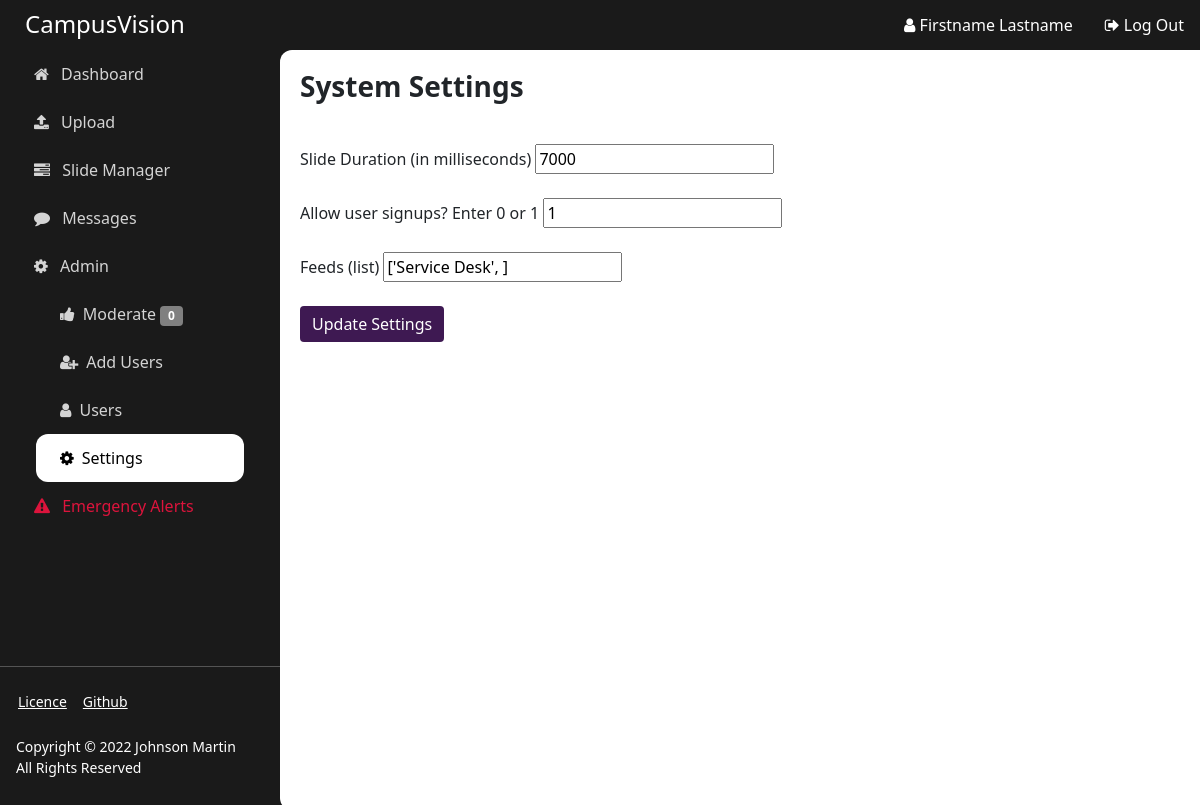
Screenshot of /settings (signed in) with the database file from the repository.
### app/models.py (models this page shows)
class User(UserMixin, db.Model):
    id = db.Column(db.Integer, primary_key=True)
    email = db.Column(db.String(100), unique=True)
    password = db.Column(db.String(100))
    name = db.Column(db.String(1000))
    is_admin = db.Column(db.Integer)

class Settings(db.Model):
    id = db.Column(db.Integer, primary_key=True)
    duration = db.Column(db.String(1000))
    allow_signups = db.Column(db.Integer)
    feeds = db.Column(db.String(1000))

### app/views.py (the view)
@main.route('/settings', methods=['GET'])
@login_required
def settings():
    if current_user.is_authenticated:
        if current_user.is_admin:
            return render_template('settings.html',
                                   title='System Settings',
                                   name=current_user.name,
                                   mod_count=mod_counter(),
                                   settings=get_settings())
    return redirect(url_for('auth.login'))

### app/app.py (called while the page is built)
def create_app():
    app = Flask(__name__, instance_relative_config=True)
    app.config.from_pyfile('config.py')
    db.init_app(app)
    login_manager = LoginManager()
    login_manager.login_view = 'auth.login'
    login_manager.init_app(app)
    from .models import User
    @login_manager.user_loader
    def load_user(user_id):
        return User.query.get(int(user_id))
    from .auth import auth as auth_blueprint
    app.register_blueprint(auth_blueprint)
    from .views import main as main_blueprint
    app.register_blueprint(main_blueprint)
    from .api import api as api_blueprint
    app.register_blueprint(api_blueprint)
    return app

### app/utils.py (called while the page is built)
def mod_counter():
    count = 0
    for slide in reversed(Slide.query.all()):
        if slide.approval == "Waiting Review":
            count += 1
    return count

def get_settings():
    settings = Settings.query.all()
    return settings[0]

### app/templates/settings.html
{% extends "base.html" %}
{% block content %}
<form method = "POST" enctype = "multipart/form-data">
    <br>
    <div class="textbox sign-up-textbox">
        <label for="duration">Slide Duration (in milliseconds)</label>
        <input type="number" id="duration" value="{{ settings.duration }}" name="duration">
        <br>
        <br>
        <label for="duration">Allow user signups? Enter 0 or 1</label>
        <input type="number" id="allow_signups" value="{{ settings.allow_signups }}" name="allow_signups">
        <br>
        <br>
        <label for="duration">Feeds (list)</label>
        <input type="text" id="feeds" value="{{ settings.feeds }}" name="feeds">
    </div>
    <br>
    <button class="btn btn-primary" type="submit" onclick="validateForm()" name="submit">Update Settings</button>
</form>
{% endblock %}

### app/templates/base.html (shortened to what this page needs)
<!doctype html>
<html>
  <head>
    <link rel="stylesheet" href="https://cdn.jsdelivr.net/npm/bootstrap@5.1.3/dist/css/bootstrap.min.css">
    <link rel="stylesheet" href="https://cdnjs.cloudflare.com/ajax/libs/font-awesome/4.7.0/css/font-awesome.min.css">
    <link rel="stylesheet" href="{{ url_for('static', filename='main.css') }}">
  </head>
  <body>
    <main style="max-width: none; display: flex; flex-wrap: nowrap;">
      <div class="sidebar d-flex flex-column flex-shrink-0 text-white">
        <h4 class="app-title">CampusVision</h4>
        <ul class="nav nav-pills flex-column mb-auto">
          <li class="nav-item">
            <a href="/" class="nav-link side-nav {% if request.path == '/' %}active{% endif %}" aria-current="page">
              <i class="fa fa-home"></i>
              Dashboard
            </a>
          </li>
          <li>
            <a href="/upload" class="nav-link side-nav {% if request.path == '/upload' %}active{% endif %}">
              <i class="fa fa-upload"></i>
              Upload
            </a>
          </li>
          <li>
            <a href="/manager" class="nav-link side-nav {% if request.path == '/manager' %}active{% endif %}" aria-current="page">
              <i class="fa fa-tasks"></i>
              Slide Manager
            </a>
          </li>
          <li>
            <a href="/messages" class="nav-link side-nav {% if request.path == '/messages' %}active{% endif %}" aria-current="page">
              <i class="fa fa-comment"></i>
              Messages
            </a>
          </li>
          <li>
              <a href="#" class="nav-link side-nav {% if request.path == '/admin' %}active{% endif %}">
                <i class="fa fa-cog"></i>
                Admin
              </a>
              <ul class="list-unstyled nav-link" style="padding-top: 0px; padding-bottom: 0px;">
                <li>
                  <a href="/mod" class="nav-link side-nav {% if request.path == '/mod' %}active{% endif %}"><i class="fa fa-thumbs-up"></i>Moderate <span class="badge badge-info">{{ mod_count }}</span></a>
                </li>
                <li>
                  <a href="/signup" class="nav-link side-nav {% if request.path == '/signup' %}active{% endif %}"><i class="fa fa-user-plus"></i>Add Users</a>
                </li>
                <li>
                  <a href="/usermanager" class="nav-link side-nav {% if request.path == '/usermanager' %}active{% endif %}"><i class="fa fa-user"></i>Users</a>
                <li>
                  <a href="/settings" class="nav-link side-nav {% if request.path == '/settings' %}active{% endif %}"><i class="fa fa-cog"></i>Settings</a>
                </li>
              </ul>
          </li>
          <li>
            <a href="/alerts" class="nav-link side-nav {% if request.path == '/alerts' %}active{% endif %}" style="color: crimson;">
              <i class="fa fa-exclamation-triangle"></i>
              Emergency Alerts
            </a>
          </li>
        </ul>
        <hr>
        <div class="bottom-nav">
        <a href="https://www.gnu.org/licenses/gpl-3.0.en.html" class="small">Licence</a>
        <a href="https://github.com/JohnsonLM/CampusVision" class="small">Github</a>
        </div>
        <p class="small p-3">Copyright © 2022 Johnson Martin<br>All Rights Reserved</p>
      </div>
      <div class="main-body d-flex flex-column" style="flex-grow: 1;">
        <nav class="topnav navbar">
          {% if current_user.is_authenticated %}
          <a href="/profile" class="ms-auto nav-link">
            <i class="fa fa-user"></i>
            {{ name }}
          </a>
          <a href="/logout" class="mr-auto nav-link">
            <i class="fa fa-sign-out"></i>
            Log Out
          </a>
          {% else %}
          <a href="/login" class="ms-auto nav-link">
            <i class="fa fa-sign-in"></i>
            Log In
          </a>
          {% endif %}
        </nav>
          <div class="content-box" style="padding: 20px;">
          <h3 style="margin-bottom: 1rem;"><strong>{{ title }}</strong></h3>
          {% block content %}{% endblock %}
          </div>
      </div>
    </main>
  </body>
</html>

### app/static/main.css (style rules this page uses)
html { font-size: 100%; box-sizing: border-box; }
.main-body { background: #1a1a1a; }
*, *:before, *:after { box-sizing: inherit; }
.btn-primary, .side-nav { color: white; background-color: #3e1952; border: none; }
.side-nav.active { color: black !important; background-color: white !important; border: none !important; }
.nav-pills .nav-link { color: #d4d4d4; margin-right: 10px; margin-left: 10px; border-radius: 12px; }
.app-title { height: 50px; padding: 10px; margin-bottom: 0rem; padding-left: 25px; background: #1a1a1a; }
.topnav { height: 50px; background: #3e1952; color: white; background: #1a1a1a; }
.topnav a { color: white; text-align: center; padding-top: 0px; padding-bottom: 0px; }
.sidebar { background: #1a1a1a; width: 280px; min-height: 100vh; }
.side-nav i { padding: 8px; }
.content-box { border-radius: 12px 0px 0px 12px; min-height: 95vh; background: white; }
.badge-info { background-color: grey; }
.bottom-nav { display: flex; margin-left: 10px; }
.bottom-nav a { padding: 8px; color: white; }

### rows the page displays
User: name "Firstname Lastname"
Settings: duration "7000", allow_signups "1", feeds "['Service Desk', ]"

### other values shown
{{ mod_count }} "0"
{{ title }} "System Settings"
